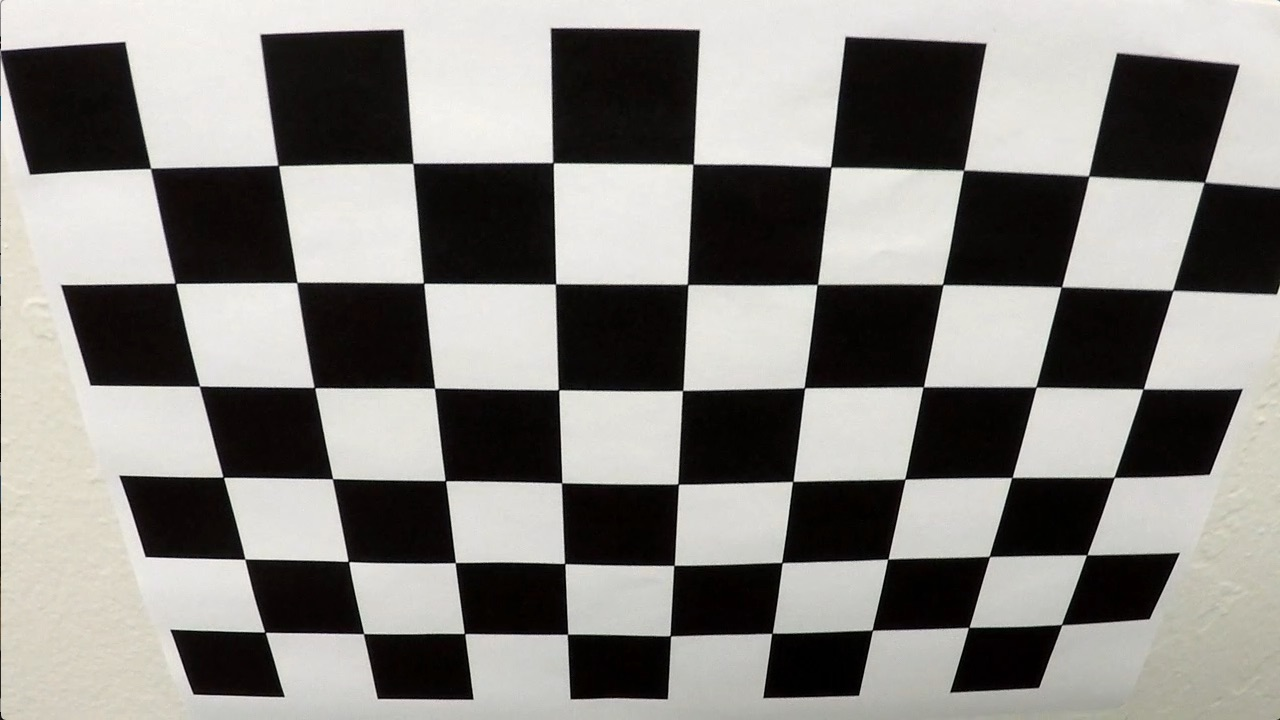
#> input picture AdvancedLaneFinding/camera_cal/calibration2.jpg, 1280 x 720 px; the run also reads 1 picture not shown here
$ jupyter execute --allow-errors AdvancedLaneFinding.ipynb   (shell and % lines are left out)   (older library calls are emulated)
#> lines starting #> are read from the running program, lines starting #| are printed output that depends on the picture; after the words box and inside, x2 and y2 are one past the last pixel; in counts of white or black regions, pixels touching at a corner belong together
### AdvancedLaneFinding/calibrate.py
import numpy as np
import cv2
import matplotlib.image as mpimg

class Calibration:
    def __init__(self, fnames, pattern_size, criteria):
        self.__calibrate_chessboard(fnames, pattern_size, criteria)

    @property
    def ret(self):
        return self.__ret
    @ret.setter
    def ret(self, value):
        self.__ret = value

    @property
    def cam_mtx(self):
        return self.__cam_mtx
    @cam_mtx.setter
    def cam_mtx(self, value):
        self.__cam_mtx = value

    @property
    def dist_coeff(self):
        return self.__dist_coeff
    @dist_coeff.setter
    def dist_coeff(self, value):
        self.__dist_coeff = value

    @property
    def rvecs(self):
        return self.__rvecs
    @rvecs.setter
    def rvecs(self, value):
        self.__rvecs = value

    @property
    def tvecs(self):
        return self.__tvecs
    @tvecs.setter
    def tvecs(self, value):
        self.__tvecs = value


    def __calibrate_chessboard(self, fnames, pattern_size, criteria):
        obj_points = np.zeros((pattern_size[0]*pattern_size[1], 3), np.float32)
        obj_points[:,:2] = np.mgrid[0:pattern_size[0], 0:pattern_size[1]].T.reshape((-1, 2))

        object_points = []
        image_points = []
        for fname in fnames:
            img = mpimg.imread(fname)
            img_gray = cv2.cvtColor(img, cv2.COLOR_RGB2GRAY)
            found, img_points = cv2.findChessboardCorners(img_gray, pattern_size, None)

            if found:
                cv2.cornerSubPix(img_gray,img_points,(11,11),(-1,-1),criteria)
                object_points.append(obj_points)
                image_points.append(img_points)

        ret, mtx, dst, rvec, tvec =  cv2.calibrateCamera(object_points, image_points, img.shape[1::-1], None, None)
        self.__ret = ret
        self.__cam_mtx = mtx
        self.__dist_coeff = dst
        self.__rvecs = rvec
        self.__tvecs = tvec

### AdvancedLaneFinding/input_holder.py
import cv2

class InputHolder():
    def __init__(self, calibration, src, dst, real_ym=30, real_xm=3.7):
        self.__calib = calibration
        self.__M = cv2.getPerspectiveTransform(src, dst)
        self.__Minv = cv2.getPerspectiveTransform(dst, src)
        self.__real_ym = real_ym
        self.__real_xm = real_xm
    @property
    def calib(self):
        return self.__calib
    @property
    def M(self):
        return self.__M
    @property
    def Minv(self):
        return self.__Minv
    @property
    def real_ym(self):
        return self.__real_ym
    @property
    def real_xm(self):
        return self.__real_xm

### AdvancedLaneFinding/AdvancedLaneFinding.ipynb
# Advanced Lane Finding
In order to manipulate a car I need to measure how much my lane is curving. To do that I need to map out the lanes in my camera image.

[cell 1]
import cv2
import numpy as np
import matplotlib.pyplot as plt
import matplotlib.image as mpimg
import glob

def arrange_side_by_side(img1, img2, title1, title2):
    fig, (ax1, ax2) = plt.subplots(1, 2, figsize=(15, 30))
    ax1.imshow(img1)
    ax1.set_title(title1)
    ax2.imshow(img2, cmap='gray')
    ax2.set_title(title2)
    plt.show()

## Compute the Camera Calibration and Distortion Coefficients
Camera image has distortions. This means camera image does not represent perfectly real world objects. There is two types of distortion, Radial Distortion and Tangental Distortion.

To get a curvature of lane lines based on real world I need to correct those distortions, before I map out the lane lines from a camera image,.

To correct distortions I need to calculate some parameters.
 - distortion coefficients (k1, k2, p1, p2, k3)
 - camera matrix ([[fx, 0, xc], [0, fy, yc], [0, 0, 1]]) <= intrinsic parameters
 - extrinsic parameters (rotation and translation vector)

To find those parameters I'll do calibration through chessboard images.
 1. detect image points on 2D chessboard image space using findChessboardCorners() function
 2. prepare object points on 3D real world space which indicate same points with 1st step.
 3. get parameters for correcting image distortion using calibrateCamera() function.
 4. finally correct distortions using undistort() function.

[cell 2]
fname = 'camera_cal/calibration2.jpg'
img = mpimg.imread(fname)
#> img is the input picture: shape (720, 1280, 3); mean R, G, B 134.4, 132.4, 128.5

img_origin = np.copy(img)
img_gray = cv2.cvtColor(img, cv2.COLOR_RGB2GRAY)

plt.imshow(img_gray, cmap='gray')

[cell 3]
# 1st step: find image points on 2D chessboard image
pattern_size = (9, 6)
found, image_points_base = cv2.findChessboardCorners(img_gray, pattern_size, None)
#> found = True; image_points_base = 54 rows, first 8: [150.6, 168.4], [278.3, 165.4], [412.9, 163.5], [553, 162.6], [693.2, 164.2], [830.6, 166.9], [963.5, 170.4], [1088.6, 176.1]

# checking
#> (the rest of this cell did not finish here and is left out)

[cell 4]
# 2nd step: prepare object points
object_points_base = np.zeros((pattern_size[0]*pattern_size[1], 3), np.float32)
object_points_base[:,:2] = np.mgrid[0:pattern_size[0], 0:pattern_size[1]].T.reshape((-1, 2))

# [4 lines of commented-out code are left out]

object_points = []
image_points = []

if found:
    object_points.append(object_points_base)
    image_points.append(image_points_base)

[cell 5]
# 3rd step: calibrate camera to get parameters for undistortion
try:
    r, cam_mtx, dist_coeff, rvecs, tvecs = cv2.calibrateCamera(object_points, image_points, img.shape[1::-1], None, None)
#> r = 0.867; cam_mtx = [[788.8, 0, 646.8], [0, 756, 212.5], [0, 0, 1]]; dist_coeff = [[-0.159, 0.0736, 0.0212, 0.00277, -0.00689]]; rvecs = ([0.401, -0.0328, 0.0155],); tvecs = ([-3.67, -0.395, 5.45],)
except:
    print('Exception occured at calibrateCamera function!!\nPlease check the parameters.')

[cell 6]
# 4th step: Undistortion
undist_img = cv2.undistort(img_origin, cam_mtx, dist_coeff)

[cell 7]
# See the result
arrange_side_by_side(img_origin, undist_img, 'original', 'undistorted')

## Create Thresholded Binary Image

[cell 8]
# [11 lines left out: function filter_sobel, not called in this run]

def filter_sobel_gradient_magnitude(img, ksize=3):
    img_gray = cv2.cvtColor(img, cv2.COLOR_RGB2GRAY)
    sobelx = cv2.Sobel(img_gray, cv2.CV_64F, 1, 0, ksize=ksize)
    sobely = cv2.Sobel(img_gray, cv2.CV_64F, 0, 1, ksize=ksize)
    grad_mag = np.sqrt(sobelx**2 + sobely**2)
    return grad_mag * 255 / np.max(grad_mag)

def filter_gradient_direction(img, ksize=3):
    img_gray = cv2.cvtColor(img, cv2.COLOR_RGB2GRAY)
    abs_sobelx = np.absolute(cv2.Sobel(img_gray, cv2.CV_64F, 1, 0, ksize=ksize))
    abs_sobely = np.absolute(cv2.Sobel(img_gray, cv2.CV_64F, 0, 1, ksize=ksize))
    return np.arctan2(abs_sobely, abs_sobelx)

def filter_hls(rgb_img, channel='s'):
    if channel == 'h':
        c = 0
    elif channel == 'l':
        c = 1
    elif channel == 's':
        c = 2
    else:
        print("Undefined parameter channel")
    hls = cv2.cvtColor(rgb_img, cv2.COLOR_RGB2HLS)
    return hls[:,:,c]

def create_binary_image(img, thresh_min=50, thresh_max=100):
    binary = np.zeros_like(img)
    binary[(img > thresh_min) & (img < thresh_max)] = 1
    return binary

[cell 9]
rimg = mpimg.imread('test_images/straight_lines1.jpg')
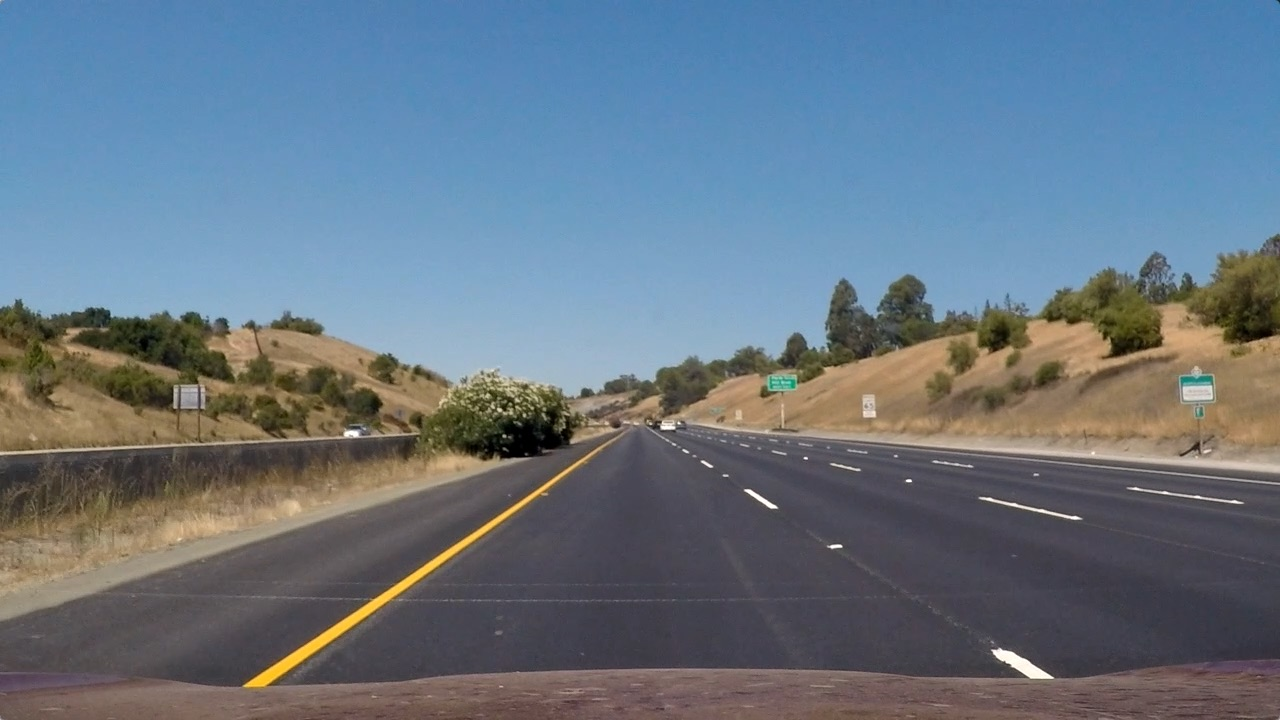
#> input picture AdvancedLaneFinding/test_images/straight_lines1.jpg, 1280 x 720 px
#> rimg is the input picture: shape (720, 1280, 3); mean R, G, B 103.2, 117.7, 131.2

[cell 10]
# apply the Sobel filter for y direction
#sobelx = filter_sobel(rimg, 'x')
#binary_sobelx = create_binary_image(sobelx, 15, 140)
#
#arrange_side_by_side(rimg, binary_sobelx, 'Origin', 'BinaryX')

[cell 11]
# apply the Sobel filter for y direction
#sobely = filter_sobel(rimg, 'y')
#binary_sobely = create_binary_image(sobely, 20, 150)
#
#arrange_side_by_side(rimg, binary_sobely, 'Origin', 'Binary')

[cell 12]
grad_mag = filter_sobel_gradient_magnitude(rimg, ksize=5)
binary_grad_mag = create_binary_image(grad_mag, 30, 170)
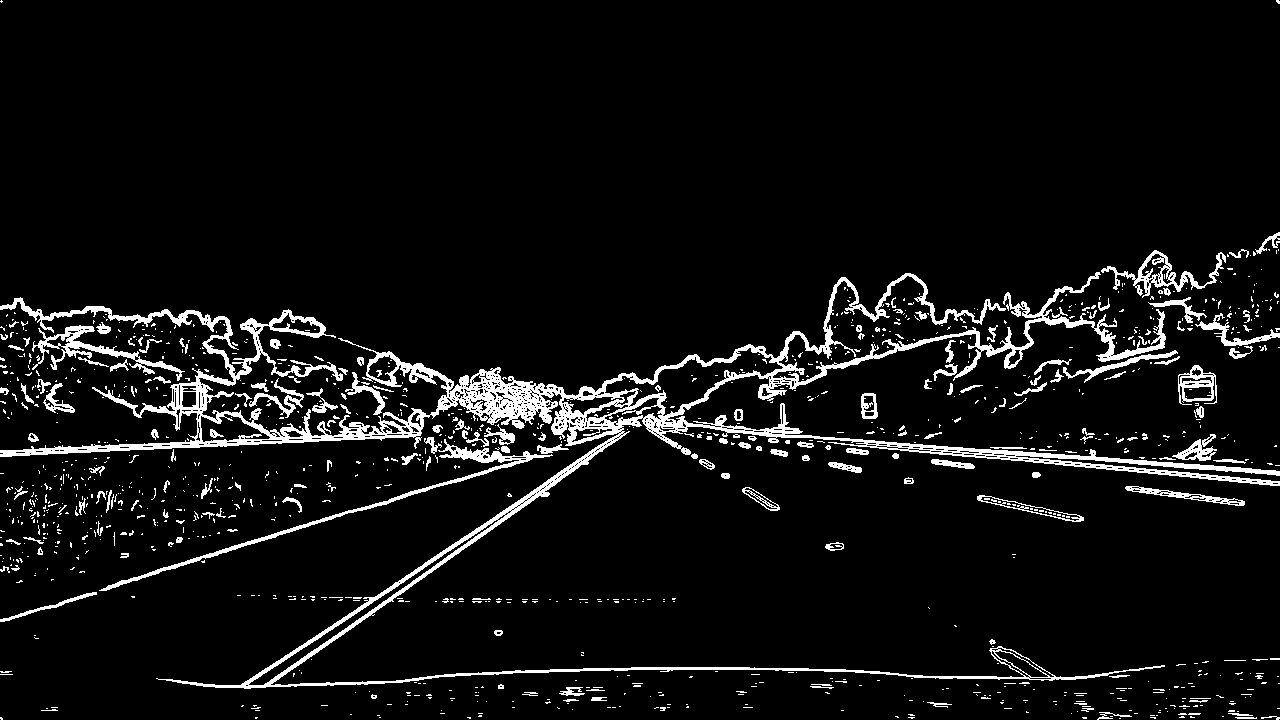
#> binary_grad_mag: shape (720, 1280) float64; values 0 (black) and 1 (white), 6.5% white; 1164 white regions (985 under 20 px), largest, box (x1, y1, x2, y2) and area: (0, 272, 1280, 689) 36265, (99, 439, 553, 591) 2398, (32, 325, 185, 381) 1533

arrange_side_by_side(rimg, binary_grad_mag, 'Origin', 'Gradient Magnitude Thresh')

[cell 13]
grad_dir = filter_gradient_direction(rimg, ksize=11)
binary_grad_dir = create_binary_image(grad_dir, 0.8, 1.3)
#> binary_grad_dir: shape (720, 1280) float64; values 0 (black) and 1 (white), 35.2% white in thin lines or dots

arrange_side_by_side(rimg, binary_grad_dir, 'Origin', 'Gradient Direction')

[cell 14]
s_img = filter_hls(rimg, 's')
binary_satulate = create_binary_image(s_img, 150, 300)
#> binary_satulate: shape (720, 1280); values 0 (black) and 1 (white), 0.83% white; 303 white regions (252 under 20 px), largest, box (x1, y1, x2, y2) and area: (245, 461, 581, 688) 3201, (994, 649, 1053, 678) 548, (1107, 335, 1162, 358) 340
arrange_side_by_side(rimg, binary_satulate, 'Origin', 'Satulate Channel')

[cell 15]
# Combine the above binary images
binary = np.zeros_like(binary_grad_dir)
binary[((binary_grad_mag == 1) & (binary_grad_dir == 1) | (binary_satulate == 1))] = 1

arrange_side_by_side(rimg, binary, 'Origin', 'Combined Binary Image')
#> in arrange_side_by_side (call 5), `plt.show()`:
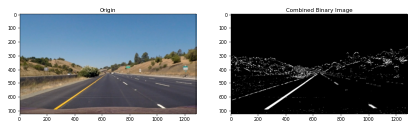
#> figure drawn by matplotlib, 2 panels

## Apply Perspective Transform

[cell 16]
#%matplotlib qt

src = np.float32(
    [[840, 546],
     [1051, 677],
     [244, 686],
     [453, 546]])
dst = np.float32(
    [[1051, 463],
     [1051, 686],
     [245, 686],
     [245, 463]])

M = cv2.getPerspectiveTransform(src, dst)
Minv = cv2.getPerspectiveTransform(dst, src)

[cell 17]
warped = cv2.warpPerspective(binary, M, (rimg.shape[1], rimg.shape[0]), flags=cv2.INTER_LINEAR)
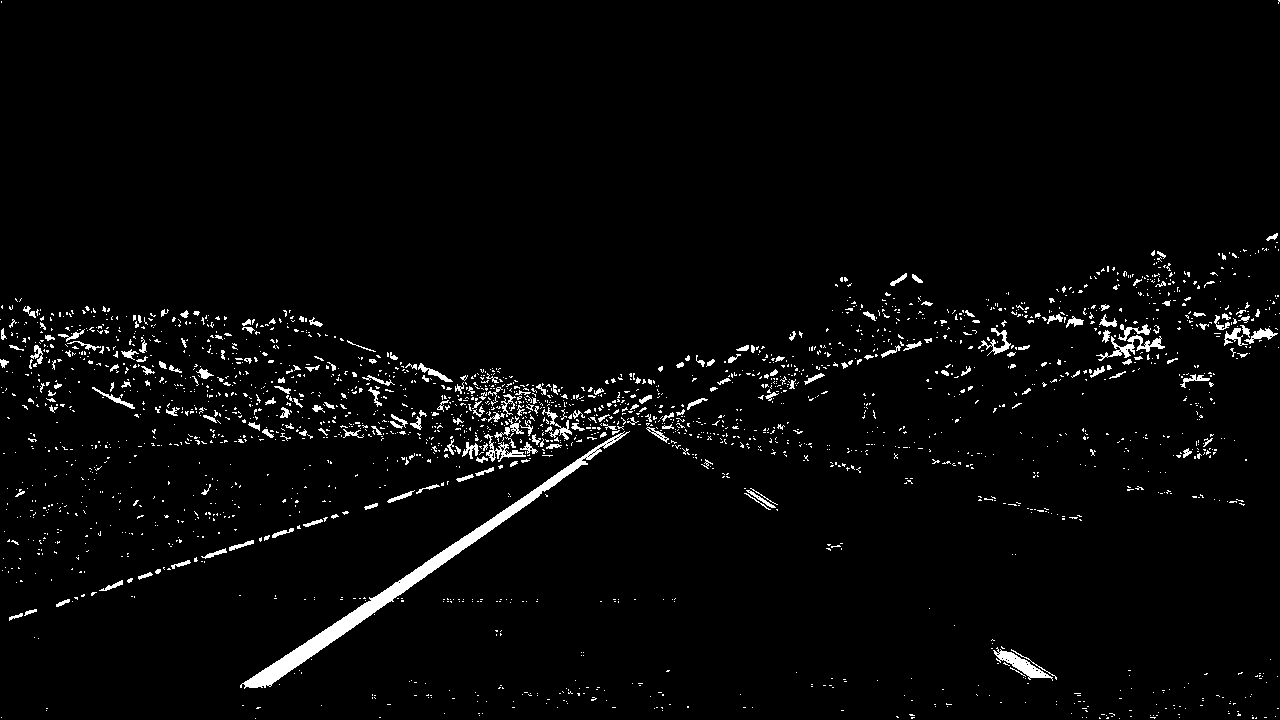
#> binary: shape (720, 1280) float64; values 0 (black) and 1 (white), 2.8% white; 2355 white regions (2129 under 20 px), largest, box (x1, y1, x2, y2) and area: (240, 431, 630, 689) 5030, (993, 647, 1053, 681) 578, (1096, 335, 1165, 361) 493

arrange_side_by_side(rimg, warped, 'Original', 'Bird Eyes View')
#> (the rest of the program and of its run is left out)
